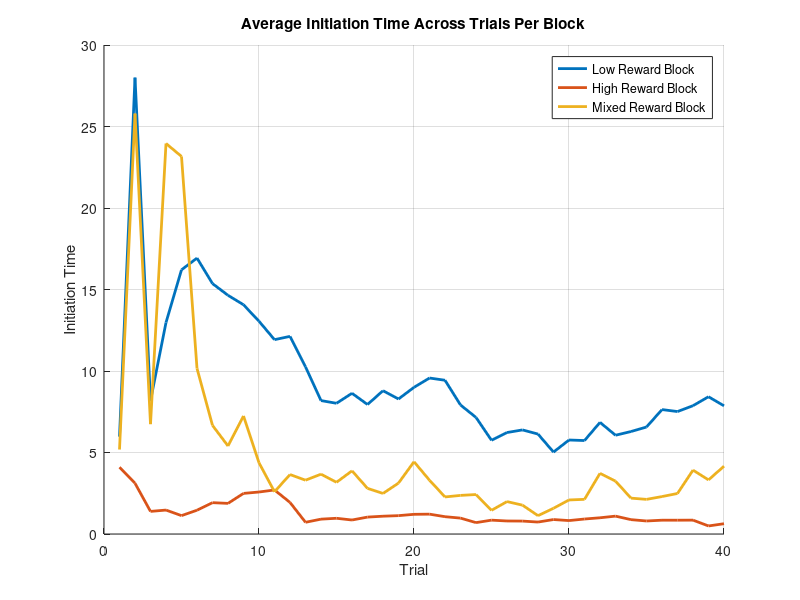
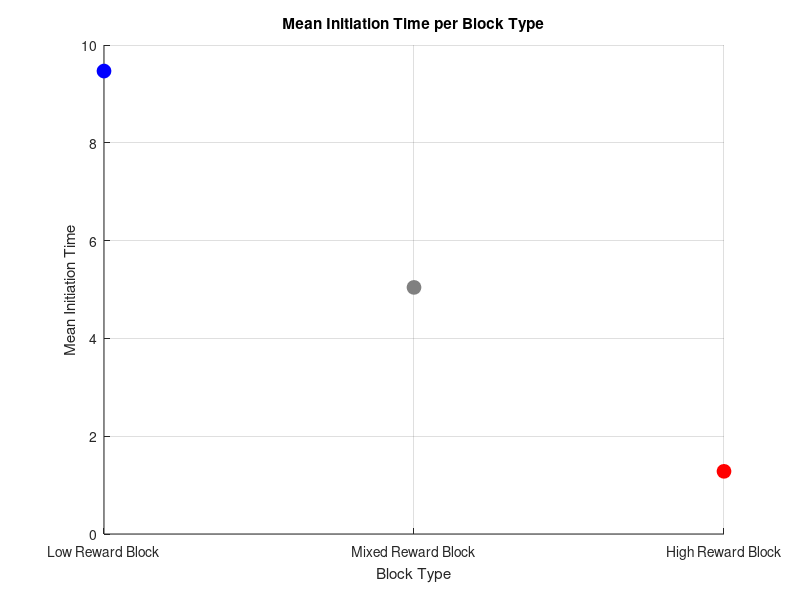
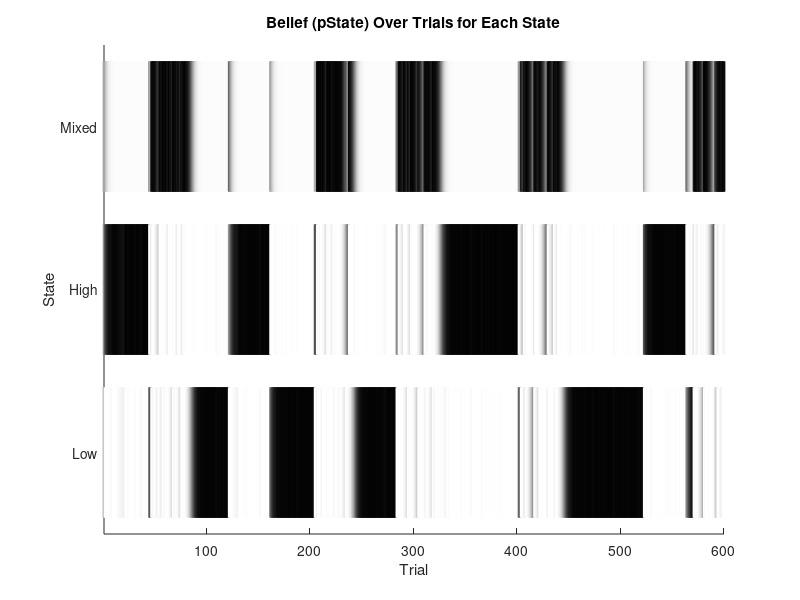

Write the MATLAB code that produced these figures, in order. (Note: this script raises an error after producing the figures.)
clearvars 

%% Task Parameters
runs = 5; %how many times it will go through each trial block

num_blocks = 3;
nStates = num_blocks;
low_rewards = [5 10 20]; %possible rewards in the low reward block
high_rewards = [20 40 80]; %possible rewards in the high reward block
mixed_rewards = [5 10 20 40 80]; %possible rewards in the mixed block

% turn possibilities into probabilities
highDist=[0, 0, 1, 1, 1];
lowDist=[ 1, 1, 1, 0, 0];
midDist=[ 1, 1, 1, 1, 1];

highDist=highDist./sum(highDist);
lowDist=lowDist./sum(lowDist);
midDist=midDist./sum(midDist);
allProb = [lowDist; highDist; midDist];
flatDist=ones(nStates,1)./nStates;

num_trials = 40;
haz=1/40;

all_rewards = nan(num_blocks, num_trials, runs); %record of all of the rewards that the animal received (columns are trials, rows are blocks, frames are runs)
initiation_times = nan(num_blocks, num_trials, runs); % initiation times

trial_initiation_times = nan(1,num_blocks*num_trials*runs);
trial_rewards = nan(1,num_blocks*num_trials*runs);
state_order = [];
RPE_first_ten = nan(num_blocks,10, runs); %reward prediction errors for the first 10 trials of every block
beliefs_first_ten = nan(num_blocks,11, runs); %record the beliefs for the firs 10 trials of every block and the one trial before them (bc we're gonna calc the change later)

opt_out = nan; %this will change once we have the model

%% Model Parameters

state_neurons = rand(3,1)/10; %initialize the initial state values between 0-0.1
synaptic_lr = 0.3;
state_lr = 0.1;
D = 0.1; %Scale factor for initiation times

%% Runs
weight_matrix = rand(3,1);
epsilon = 1e-3; % to avoid division by zero

pState = flatDist;
trial_counter = 1;
for run = 1:runs
    block_order = randperm(3); %the order that blocks will be presented in for this run 
    
    for b = 1:length(block_order)
        possible_rewards = [];
        if block_order(b) == 1 %if the bth block is 1, the possible rewards are the low value ones
            possible_rewards = low_rewards;
          
        elseif block_order(b) == 2 %if the bth block is 2, the possible rewards are the high value ones
            possible_rewards = high_rewards;
            
        elseif block_order(b) == 3 %if the bth block is 3, the possible rewards are the mixed value ones
            possible_rewards = mixed_rewards;
            
        end

        for t = 1:num_trials
            ground_truth_states(trial_counter) = block_order(b);
            
            reward_index = randi(length(possible_rewards), 1);
            reward_val   = possible_rewards(reward_index);    
            global_index = find([5 10 20 40 80] == reward_val);
            
            allPState(trial_counter,:) = pState;
            
            %state inference
            likeRew = allProb(:, global_index);
            prior = pState.*(1-haz)+flatDist.*haz;
            pState=likeRew.*prior;
            pState=pState./sum(pState);

            %updating weights and state values
            trial_reward_offer = possible_rewards(reward_index)/80; %the reward that could be represented on this trial
            output_act = (weight_matrix)'*state_neurons; %should be 1x1
            output_act = max(output_act,0);
            RPE = trial_reward_offer - output_act;
            weight_matrix = weight_matrix.*(1-synaptic_lr) + (synaptic_lr * RPE * pState); %existing weights + weight update
            state_neurons = state_neurons.*pState*(1-state_lr) + state_lr*RPE; %existing state + state update

            % Compute and store initiation time (higher activation = faster initiation)
            initiation_time = D / (output_act + epsilon);
            initiation_times_raw(trial_counter) = initiation_time;
            initiation_times(block_order(b), t, run) = initiation_time;
            trial_initiation_times(trial_counter) = initiation_time;
            trial_rewards(trial_counter) = trial_reward_offer;

            if t == 40
                state_order(end+1) = block_order(b);
            end
            
            if t<11
                RPE_first_ten(b, t, run) = RPE;
                if run == 1 && b ==1 && t ==1
                    beliefs_first_ten(b,t,run) = 0;
                else
                    [row,column] = max(allPState(trial_counter-1,:));
                    beliefs_first_ten(b,t,run) = column;
                    [row,column] = max(allPState(trial_counter,:));
                    beliefs_first_ten(b,t+1,run) = column;
                end
            end

            all_rewards(block_order(b), t, run) = trial_reward_offer; %this is set up so that the row (block index) is constant despite the fact that the order of the blocks is changing (so the first row will always be low reward, second high, and third mixed)
            trial_counter = trial_counter + 1;

        end
    end
end

%% Plot Initiation Times
figure;
hold on;
colors = lines(num_blocks);
labels = {'Low Reward Block', 'High Reward Block', 'Mixed Reward Block'};

for block = 1:num_blocks
    avg_initiation = squeeze(mean(initiation_times(block, :, :), 3)); % avg across runs
    plot(avg_initiation, 'LineWidth', 2, 'Color', colors(block,:));
end

xlabel('Trial');
ylabel('Initiation Time');
legend(labels);
title('Average Initiation Time Across Trials Per Block');
grid on;

%% Calculate the Mean Initiation Time Per Block Type
% For each block, average initiation time across all trials and runs
mean_initiation_time = squeeze(mean(mean(initiation_times, 2), 3));

%% Plot the Mean Initiation Times Per Block as Dots with Custom Colors
figure;
hold on;
plot(1, mean_initiation_time(1), 'o', 'Color', 'b', 'MarkerFaceColor', 'b', 'MarkerSize', 10);
plot(2, mean_initiation_time(3), 'o', 'Color', [0.5 0.5 0.5], 'MarkerFaceColor', [0.5 0.5 0.5], 'MarkerSize', 10);
plot(3, mean_initiation_time(2), 'o', 'Color', 'r', 'MarkerFaceColor', 'r', 'MarkerSize', 10);


% Set x-axis tick labels corresponding to the block types
set(gca, 'XTick', 1:3, 'XTickLabel', {'Low Reward Block', 'Mixed Reward Block', 'High Reward Block'});
xlabel('Block Type');
ylabel('Mean Initiation Time');
title('Mean Initiation Time per Block Type');
grid on;

%% Plotting States
% --- Flatten pState across runs/trials ---
flatP = reshape(allPState, [], 3);   % size = (runs*num_trials)×3 = 600×3

% --- Plot as three rows of vertical lines ---
figure; hold on;
numTrialsTotal = size(flatP,1);

for s = 1:3
    for t = 1:numTrialsTotal
        intensity = flatP(t,s);          % pState for state s at trial t
        grayLevel  = 1 - intensity;      % 0 = black (high prob), 1 = white (low prob)
        line([t t], [s-0.4, s+0.4], ...   % small vertical segment
             'Color', [grayLevel grayLevel grayLevel], ...
             'LineWidth', 2);
    end
end

% --- Tidy up axes ---
xlim([1 numTrialsTotal]);
ylim([0.5 3.5]);
yticks(1:3);
yticklabels({'Low','High','Mixed'});   % or whatever your state‐order is
xlabel('Trial');
ylabel('State');
title('Belief (pState) Over Trials for Each State');

yyaxis right
plot(1:numTrialsTotal, initiation_times_raw, 'b-', 'LineWidth', 1.5);
ylabel('Initiation Time');
grid on;

% 1) Flatten all_rewards into 1×(runs*num_trials)
flatR = reshape(ground_truth_states, 1, []);    % size = 1×200

% 2) Plot exactly as before—but now for the actual state
N = length(ground_truth_states);
figure; hold on;
for s = 1:3
    idx = find(ground_truth_states == s);
    for t = idx'
        line([t t], [s-0.4, s+0.4], 'Color', [0 0 0], 'LineWidth', 2);
    end
end

xlim([1 N]);
ylim([0.5 3.5]);
yticks(1:3);
yticklabels({'Low','High','Mixed'});
xlabel('Trial');
ylabel('State');
title('Actual Block Sequence');


%% Plot the trial initiation time as a function of trial from block switch (figure 2A)

%get the variables
switch_trials = num_trials:num_trials:size(allPState,1);
switch_trials = switch_trials+1;
switch_trials = switch_trials(1:end-1);
lowtomixed = [];
hightomixed = [];
for s = 1:length(switch_trials)
    thirtybefore = switch_trials(s) - 30; 
    fourtyafter = switch_trials(s) + (40-1);
    if state_order(s) == 1 &&  state_order(s+1)== 3
        lowtomixed(end+1,:) = trial_initiation_times(thirtybefore:fourtyafter);
    elseif state_order(s) == 2 &&  state_order(s+1)== 3
        hightomixed(end+1,:) = trial_initiation_times(thirtybefore:fourtyafter);
    end
end
mean_lowtomixed = mean(lowtomixed,1);
mean_hightomixed = mean(hightomixed,1);

%plot
figure;
hold on;
plot(-30:39, mean_lowtomixed, 'Color', 'b', 'LineWidth', 2);
plot(-30:39, mean_hightomixed, 'Color', 'r', 'LineWidth', 2);
xlabel('Trial fromm Block Switch');
ylabel('Trial Initiation Time');
hold off;


%plot wih "causal filter" (what they did in the paper)
windowSize = 10;
filteredmeanlowtomixed= nan(size(mean_lowtomixed));
filteredmeanhightomixed = nan(size(mean_hightomixed));
for n = windowSize:length(mean_lowtomixed)
    filteredmeanlowtomixed(n) = mean(mean_lowtomixed(n-windowSize+1:n));
    filteredmeanhightomixed(n) = mean(mean_hightomixed(n-windowSize+1:n));
end
figure;
hold on;
plot(-30:39, filteredmeanlowtomixed, 'Color', 'b', 'LineWidth', 2);
plot(-30:39, filteredmeanhightomixed, 'Color', 'r', 'LineWidth', 2);
xlabel('Trial from Block Switch');
xlim([-20 40]);
ylabel('Trial Initiation Time');
title('with 10 trial filter')
hold off;

%% Initiation times as a function of RPE sign


belief_change_first_ten = diff(beliefs_first_ten,1,2); 
median_belief_change = median(belief_change_first_ten, "all");

low_belief_change = [];
high_belief_change = [];

for run = 1:runs
    for b = 1:num_blocks
        for t = 1:10
            flat_index = (run - 1) * num_blocks * num_trials + (b - 1) * num_trials + t;

            if flat_index <= 1 || isnan(RPE_first_ten(b,t,run))
                continue; % skip invalid or NaN RPE
            end

            delta_init_time = trial_initiation_times(flat_index) - trial_initiation_times(flat_index - 1);

            if belief_change_first_ten(b,t,run) < median_belief_change
                if RPE_first_ten(b,t,run) < 0
                    low_belief_change(end+1,1) = delta_init_time;
                elseif RPE_first_ten(b,t,run) > 0
                    low_belief_change(end+1,2) = delta_init_time;
                end
            else
                if RPE_first_ten(b,t,run) < 0
                    high_belief_change(end+1,1) = delta_init_time;
                elseif RPE_first_ten(b,t,run) > 0
                    high_belief_change(end+1,2) = delta_init_time;
                end
            end
        end
    end
end

mean_lowbeliefchange = mean(low_belief_change, 1, 'omitnan');
mean_highbeliefchange = mean(high_belief_change, 1, 'omitnan');


%now plot
figure;
hold on;
plot([1 2], mean_lowbeliefchange.*10, 'Color', 'b', 'LineWidth', 2, 'DisplayName', 'Low Change in Belief');
plot([1 2], mean_highbeliefchange.*10, 'Color', 'r', 'LineWidth', 2, 'DisplayName', 'High Change in Belief');
legend('show');
ylabel('Change in Initiation Time (x10^-1)');
xlim([0 3]);
xticks([1 2]);
xticklabels({'RPE<0', 'RPE>0'});
hold off;
